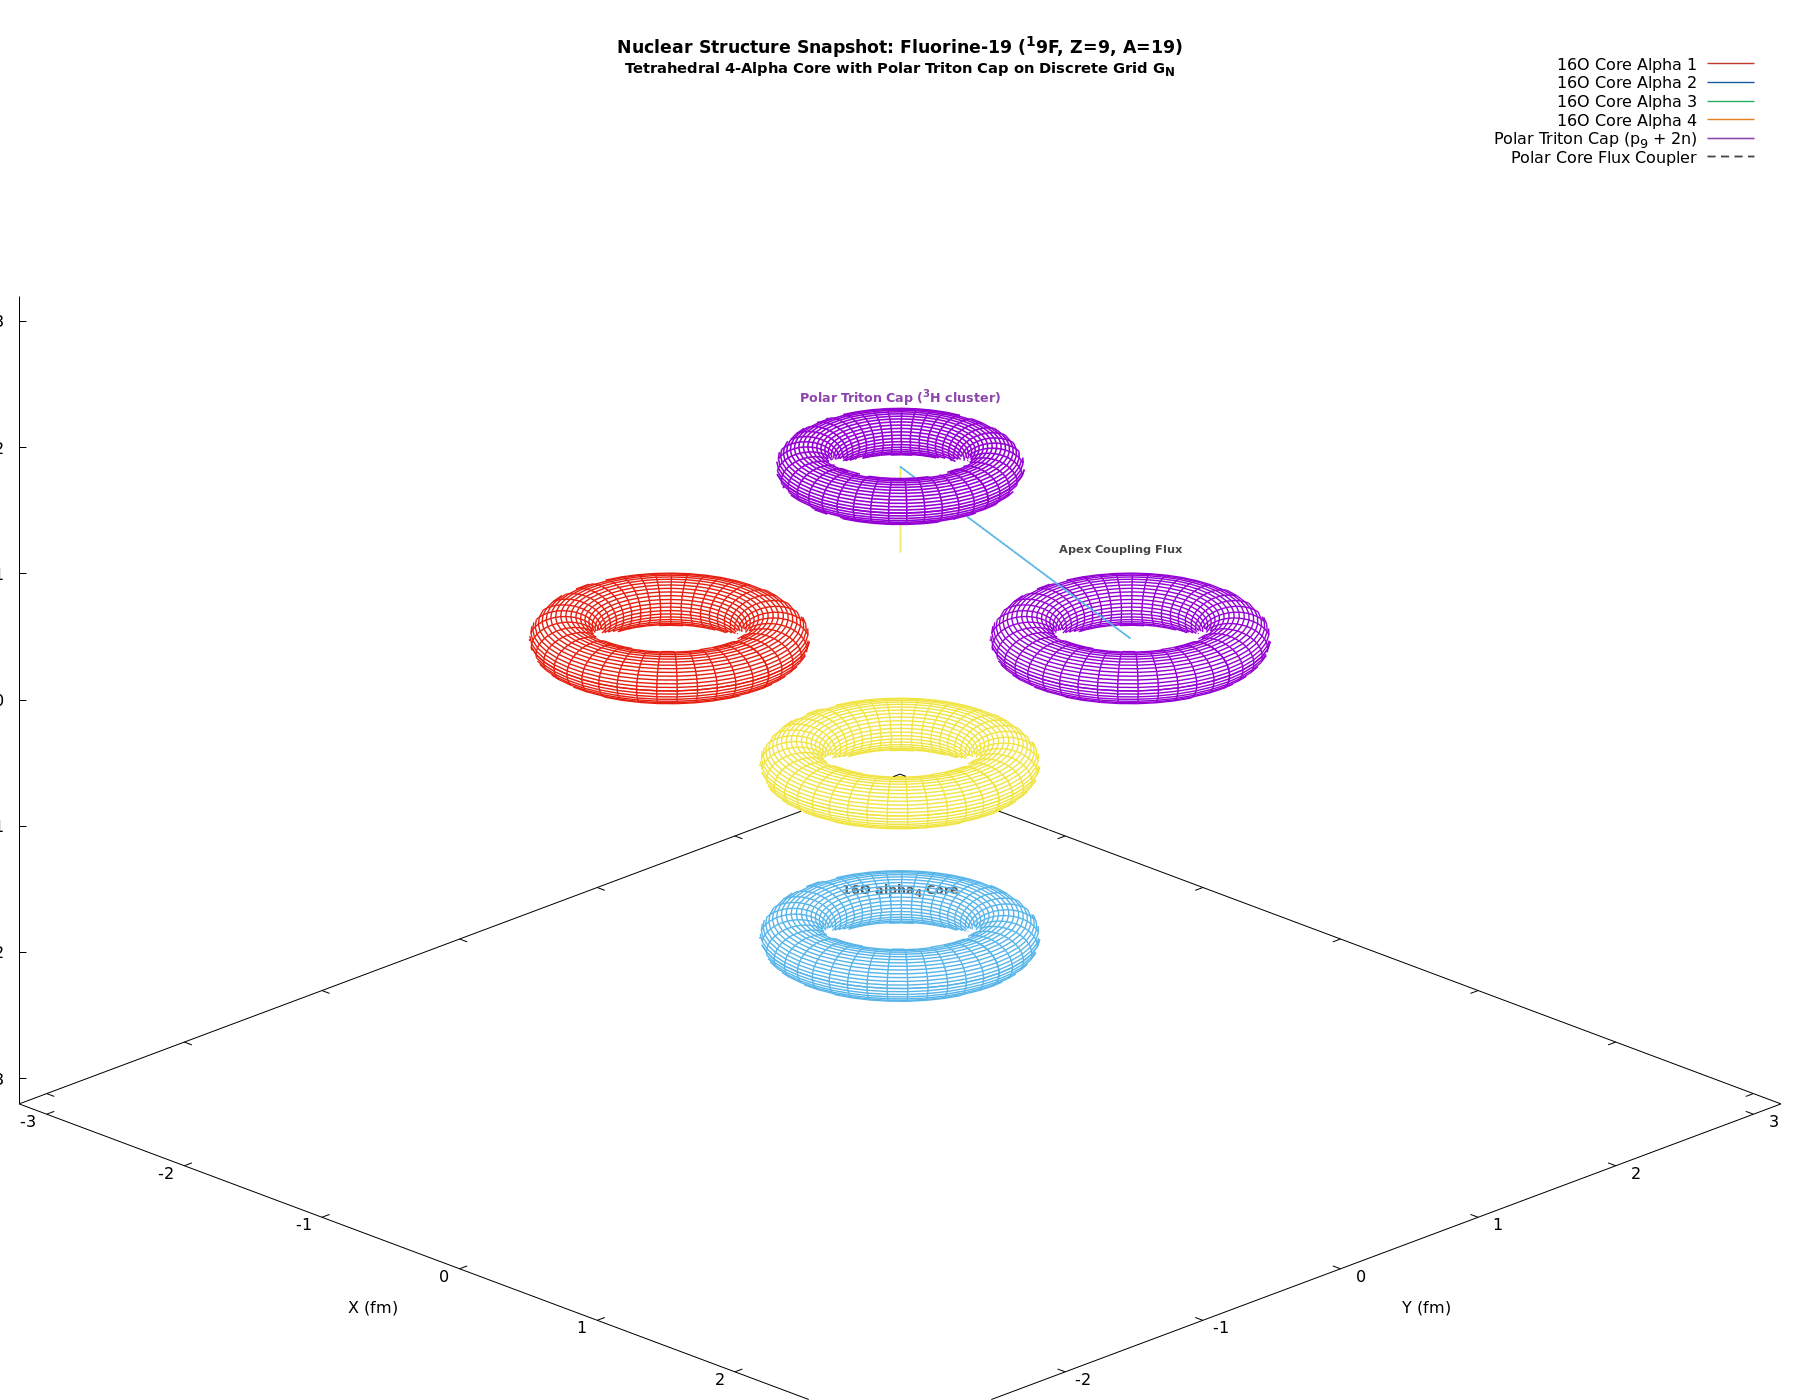

Here is the gnuplot script that generated this plot:
# Gnuplot: 3D High-Detail Wireframe Snapshot of Fluorine-19 Nucleus
# Depicts the discrete electromagnetic architecture of the 19F nucleus on G_N:
# - A tetrahedral Oxygen-16 4-alpha core scaffold
# - An external trineutron/proton polar cap cluster (1 proton + 2 neutrons forming a triton vortex)
# - Net spin J=1/2+ and large magnetic moment from the unshielded triton cap
# Pure wireframe meshwork with hidden-line removal; no surface shading.

reset

if (exists("OUTFILE")) {
    set terminal pngcairo size 1800,1400 font "Sans,12"
    set output OUTFILE
}

set title "Nuclear Structure Snapshot: Fluorine-19 (^19F, Z=9, A=19)\n{/*0.85Tetrahedral 4-Alpha Core with Polar Triton Cap on Discrete Grid G_N}" font "Sans-Bold,13" offset 0,-0.5

set parametric
set hidden3d
unset pm3d
set surface

set isosamples 44, 44
set urange [0:2*pi]
set vrange [0:2*pi]

set xlabel "X (fm)" offset -1,-0.5
set ylabel "Y (fm)" offset 1,-0.5
set zlabel "Z (fm)" offset 1,0
set xrange [-3.2:3.2]
set yrange [-3.2:3.2]
set zrange [-3.2:3.2]
set xyplane at -3.2
set view 60, 45, 1.25, 1.0

# 1. Tetrahedral 4-Alpha Core (Oxygen-16 base shifted slightly along -Z)
d_t = 1.45 / sqrt(3.0)
z_shift = -0.35
R_a = 0.54
r_a = 0.18

# Alpha 1: (+d_t, +d_t, +d_t + z_shift)
x_a1(u, v) =  d_t + (R_a + r_a * cos(v)) * cos(u)
y_a1(u, v) =  d_t + (R_a + r_a * cos(v)) * sin(u)
z_a1(u, v) =  d_t + z_shift + r_a * sin(v)

# Alpha 2: (+d_t, -d_t, -d_t + z_shift)
x_a2(u, v) =  d_t + (R_a + r_a * cos(v)) * cos(u)
y_a2(u, v) = -d_t + (R_a + r_a * cos(v)) * sin(u)
z_a2(u, v) = -d_t + z_shift + r_a * sin(v)

# Alpha 3: (-d_t, +d_t, -d_t + z_shift)
x_a3(u, v) = -d_t + (R_a + r_a * cos(v)) * cos(u)
y_a3(u, v) =  d_t + (R_a + r_a * cos(v)) * sin(u)
z_a3(u, v) = -d_t + z_shift + r_a * sin(v)

# Alpha 4: (-d_t, -d_t, +d_t + z_shift)
x_a4(u, v) = -d_t + (R_a + r_a * cos(v)) * cos(u)
y_a4(u, v) = -d_t + (R_a + r_a * cos(v)) * sin(u)
z_a4(u, v) =  d_t + z_shift + r_a * sin(v)

# 2. Polar Triton Cap at +Z apex (Z = +1.85 fm)
z_triton = 1.85
R_tri_cap = 0.48
r_tri_cap = 0.16

x_triton(u, v) = (R_tri_cap + r_tri_cap * cos(v)) * cos(u)
y_triton(u, v) = (R_tri_cap + r_tri_cap * cos(v)) * sin(u)
z_triton(u, v) = z_triton + r_tri_cap * sin(v)

# 3. 1D Polar Magnetic Flux Streamlines Connecting Cap to Core
set samples 80
set table $CAP_FLUX1
plot [t=0:1] (d_t * (1.0 - t)), ((d_t + z_shift) + (z_triton - (d_t + z_shift)) * t)
unset table

set table $CAP_FLUX2
plot [t=0:1] (-d_t * (1.0 - t)), ((d_t + z_shift) + (z_triton - (d_t + z_shift)) * t)
unset table

# Wireframe Line Styles
set style line 1 lc rgb "#c0392b" lw 1.4              # Crimson: Core Alpha 1
set style line 2 lc rgb "#185a9d" lw 1.4              # Blue: Core Alpha 2
set style line 3 lc rgb "#27ae60" lw 1.4              # Green: Core Alpha 3
set style line 4 lc rgb "#e67e22" lw 1.4              # Amber: Core Alpha 4
set style line 5 lc rgb "#8e44ad" lw 1.6              # Purple: Polar Triton Cap (p_9-2n)
set style line 6 lc rgb "#444444" dt (18, 12) lw 1.8   # Distinct Dashed Dark Gray: Flux coupler

set label 1 "16O \\alpha_4 Core" at 0, 0, -1.5 center font "Sans-Bold,9.5" tc rgb "#555555"
set label 2 "Polar Triton Cap (^3H cluster)" at 0, 0, z_triton+0.55 center font "Sans-Bold,9.5" tc rgb "#8e44ad"
set label 3 "Apex Coupling Flux" at 0.8, 0.8, 1.2 center font "Sans-Bold,8.5" tc rgb "#444444"

splot x_a1(u, v),     y_a1(u, v),     z_a1(u, v)     with lines ls 1 title "16O Core Alpha 1", \
      x_a2(u, v),     y_a2(u, v),     z_a2(u, v)     with lines ls 2 title "16O Core Alpha 2", \
      x_a3(u, v),     y_a3(u, v),     z_a3(u, v)     with lines ls 3 title "16O Core Alpha 3", \
      x_a4(u, v),     y_a4(u, v),     z_a4(u, v)     with lines ls 4 title "16O Core Alpha 4", \
      x_triton(u, v), y_triton(u, v), z_triton(u, v) with lines ls 5 title "Polar Triton Cap (p_9 + 2n)", \
      $CAP_FLUX1 using 1:1:2 with lines ls 6 title "Polar Core Flux Coupler", \
      $CAP_FLUX2 using 1:(-$1):2 with lines ls 6 notitle

if (!exists("OUTFILE")) {
    pause mouse close
}
